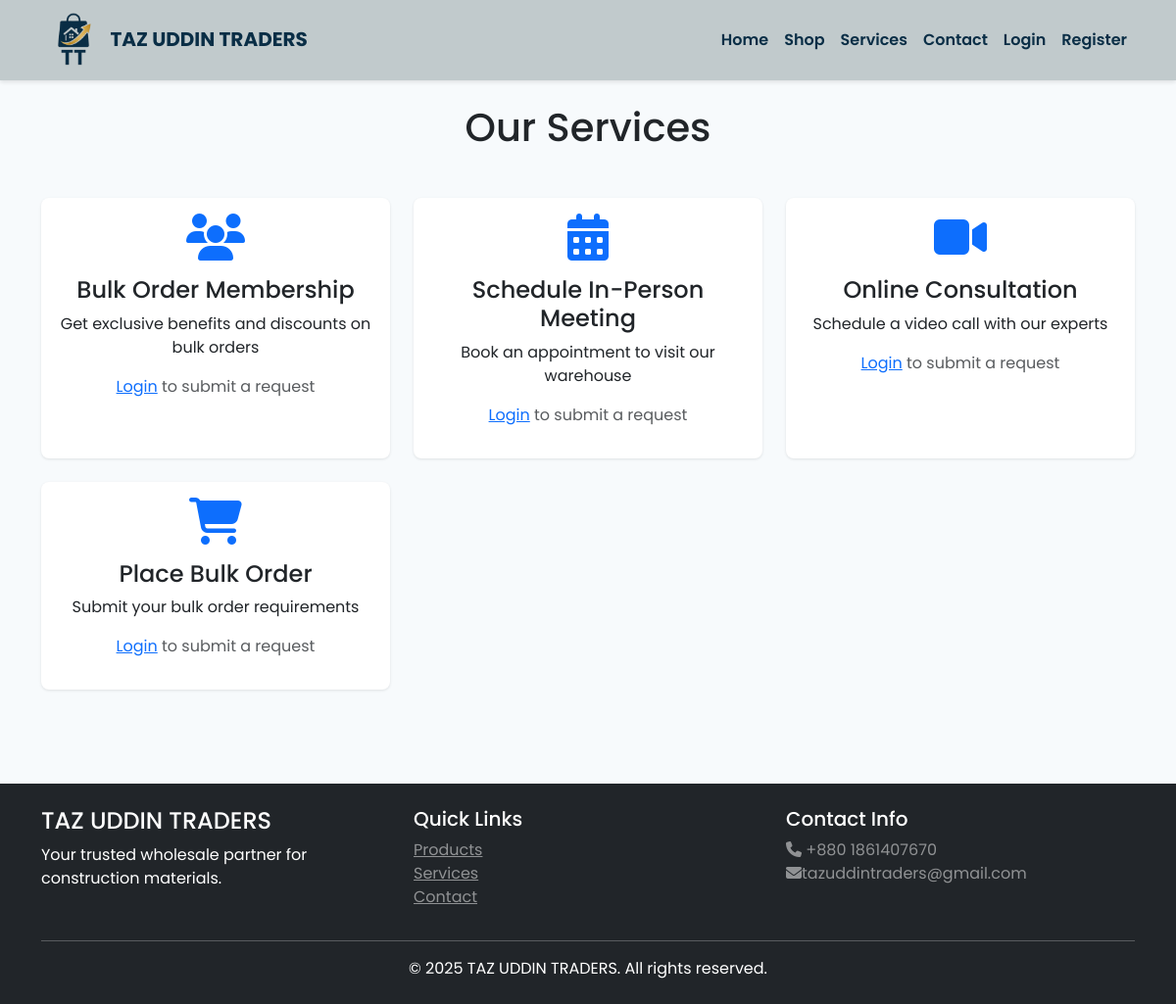
Page /services/ on the committed database.
### services/models.py (models this page shows, shortened)
class Service(models.Model):
    SERVICE_TYPES = (
        ('membership', 'Membership'),
        ('appointment', 'Appointment (In-person)'),
        ('online_appointment', 'Online Appointment'),
        ('order', 'Order Placement'),
        ('complaint', 'Complaint Submission'),
        ('fast_track', 'Fast Track Help'),
        ('general', 'General Request'),
    )
    title = models.CharField(max_length=200)
    service_type = models.CharField(max_length=30, choices=SERVICE_TYPES)
    description = models.TextField()
    icon = models.CharField(max_length=50, blank=True)
    is_active = models.BooleanField(default=True)
    created_at = models.DateTimeField(auto_now_add=True)
    updated_at = models.DateTimeField(auto_now=True)

### services/views.py (the view)
# urls.py: path('', views.ServiceListView.as_view(), name='service_list'),
class ServiceListView(ListView):
    model = Service
    template_name = 'services/service_list.html'
    context_object_name = 'services'
    def get_queryset(self):
        return Service.objects.filter(is_active=True)
    def get_context_data(self, **kwargs):
        context = super().get_context_data(**kwargs)
        context['banners'] = Banner.objects.filter(position='services', is_active=True)
        return context

### templates/services/service_list.html (shortened to what this page needs)
{% extends 'base.html' %}
{% block content %}
<div class="container">
    <h1 class="text-center mb-5">Our Services</h1>
    <div class="row">
        {% for service in services %}
        <div class="col-md-6 col-lg-4 mb-4">
            <div class="card h-100">
                <div class="card-body text-center">
                    <i class="{{ service.icon|default:'fas fa-cogs' }} fa-3x text-primary mb-3"></i>
                    <h4 class="card-title">{{ service.title }}</h4>
                    <p class="card-text">{{ service.description }}</p>
                    {% if user.is_authenticated %}
                        <a href="{% url 'services:create_request' service.id %}" class="btn btn-primary">
                            Submit Request
                        </a>
                    {% else %}
                        <p class="text-muted">
                            <a href="{% url 'accounts:login' %}">Login</a> to submit a request
                        </p>
                    {% endif %}
                </div>
            </div>
        </div>
        {% empty %}
        <div class="col-12">
            <p class="text-center">No services available at the moment.</p>
        </div>
        {% endfor %}
    </div>
</div>
{% endblock %}

### static/css/style.css (style rules this page uses)
:root { --primary-color: #1a365d; --secondary-color: #2d3748; --success-color: #48bb78; --danger-color: #f56565; --warning-color: #ecc94b; --light-bg: #f7fafc; --border-radius: 0.5rem; }
body { font-family: 'Poppins', sans-serif; background-color: var(--light-bg); }
.card { border: none; border-radius: var(--border-radius); box-shadow: 0 1px 3px rgba(0,0,0,0.1); transition: transform 0.2s; }

### rows in the picture
Service: title "Bulk Order Membership", description "Get exclusive benefits and discounts on bulk orders"
Service: title "Schedule In-Person Meeting", description "Book an appointment to visit our warehouse"
Service: title "Online Consultation", description "Schedule a video call with our experts"
Service: title "Place Bulk Order", description "Submit your bulk order requirements"
